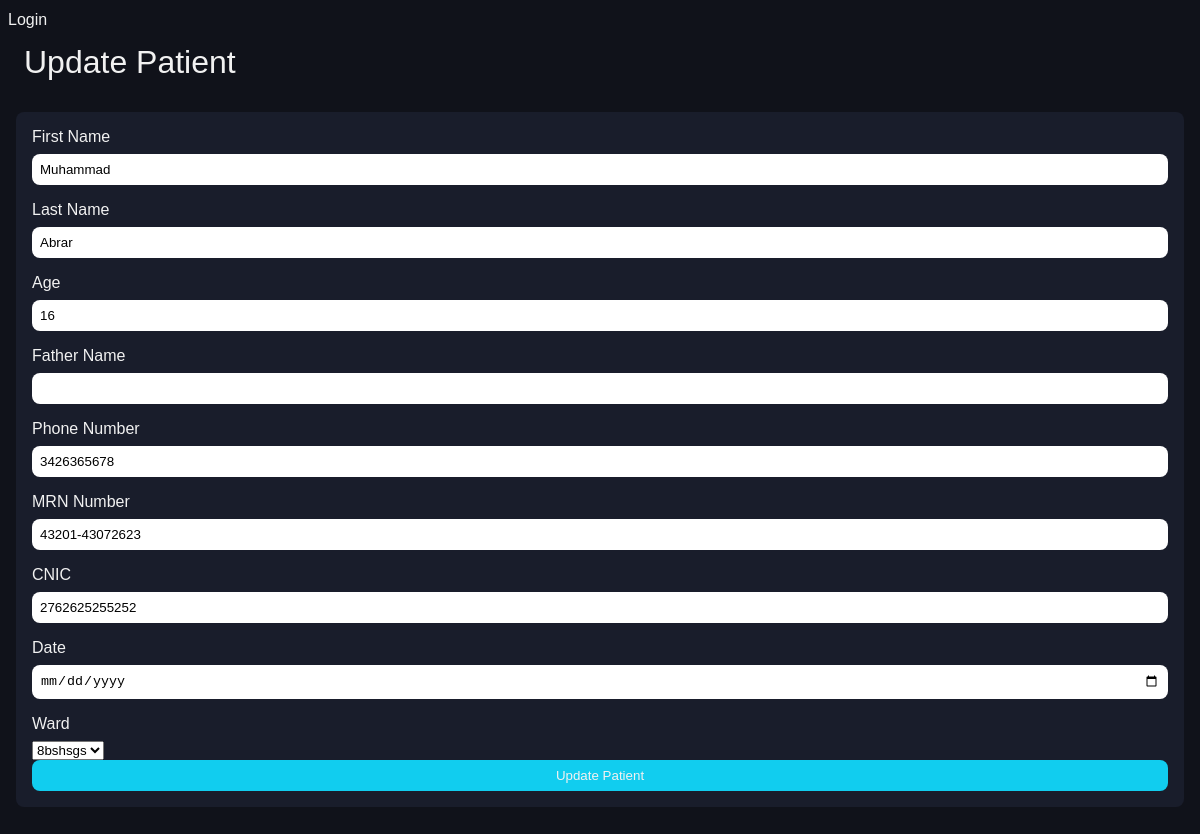
Page /update_patient/1 on the committed database.
### models.py (models this page shows, shortened)
class AddPatient(db.Model):
    id = db.Column(db.Integer, primary_key=True)
    first_name = db.Column(db.String(80), nullable=False)
    last_name = db.Column(db.String(80), nullable=False)
    age = db.Column(db.Integer, nullable=True)
    father_name = db.Column(db.String(80), nullable=True)
    mrn_number = db.Column(db.Integer, nullable=False, unique=True)
    gender = db.Column(db.String(80), nullable=True)
    date = db.Column(db.DateTime, default=datetime.utcnow)
    phone_number = db.Column(db.Integer, nullable=True)
    cnic = db.Column(db.String(80), nullable=True)
    ward_id = db.Column(db.Integer, db.ForeignKey('wards.id'), nullable=False)
    medicines = db.relationship('MedicineList', secondary='patient_medicine', backref=db.backref('patients', lazy='dynamic'))

### views.py (the view, shortened to what this page needs)
@main_blueprint.route('/update_patient/<int:id>', methods=['GET', 'POST'])
def update_patient(id):
    patient = AddPatient.query.get(id)
    return render_template('update_patient.html', patient=patient, wards=Wards.query.all())

### templates/update_patient.html (shortened to what this page needs)
{% extends 'base.html' %} {% block content %}
<h1>Update Patient</h1>
<form method="POST">
  <label for='first_name'>First Name</label>
  <input
    type='text'
    name='first_name'
    id='first_name'
    value='{{ patient.first_name }}'
    required
  />
  <label for='last_name'>Last Name</label>
  <input
    type='text'
    name='last_name'
    id='last_name'
    value='{{ patient.last_name }}'
    required
  />
  <label for='age'>Age</label>
  <input
    type='number'
    name='age'
    id='age'
    value='{{ patient.age }}'
    required
  />
  <label for='father_name'>Father Name</label>
  <input
    type='text'
    name='father_name'
    id='father_name'
    value='{{ patient.father_name }}'
    required
  />
  <label for='phone_number'>Phone Number</label>
  <input
    type='text'
    name='phone_number'
    id='phone_number'
    value='{{ patient.phone_number }}'
    required
  />
  <label for='mrn_number'>MRN Number</label>
  <input
    type='text'
    name='mrn_number'
    id='mrn_number'
    value='{{ patient.mrn_number }}'
    required
  />
  <label for='cnic'>CNIC</label>
  <input
    type='text'
    name='cnic'
    id='cnic'
    value='{{ patient.cnic }}'
    required
  />
  <label for='date'>Date</label>
  <input
    type='date'
    name='date'
    id='date'
    value='{{ patient.date }}'
    required
  />
  <label for='ward'>Ward</label>
  <select name='ward' id='ward'>
    {% for ward in wards %}
    <option value='{{ ward.id }}'>{{ ward.name }}</option>
    {% endfor %}
  </select>
  <button type='submit'>Update Patient</button>
</form>
{% endblock %}

### static/css/style.css (style rules this page uses)
:root { --primary-color: #11cdef; --secondary-color: #f5365c; --background-dark-color: #10121a; --background-dark-grey: #191d2b; --border-color: #2e344e; --background-light-color: #f1f1f1; }
* { margin: 0; padding: 0; box-sizing: border-box; }
body { font-family: "Poppins", sans-serif; background-color: var(--background-dark-color); }
h1, h2, h3, h4, h5, h6 { font-family: "Montserrat", sans-serif; color: var(--background-light-color); line-height: 1.1; font-weight: 400; margin: 0.5rem; }
form { background-color: var(--background-dark-grey); padding: 1rem; border-radius: 0.5rem; margin: 2rem 0; color: var(--background-light-color); }
form label { display: block; margin-bottom: 0.5rem; }
form input { width: 100%; padding: 0.5rem; margin-bottom: 1rem; border: none; border-radius: 0.5rem; }
form button { width: 100%; padding: 0.5rem; border: none; border-radius: 0.5rem; background-color: var(--primary-color); color: var(--background-light-color); cursor: pointer; }

### rows in the picture
AddPatient: first_name "Muhammad", last_name "Abrar", age "16", phone_number "3426365678", mrn_number "43201-43072623", cnic "2762625255252"

### other values in the picture
form field ward "8bshsgs"
